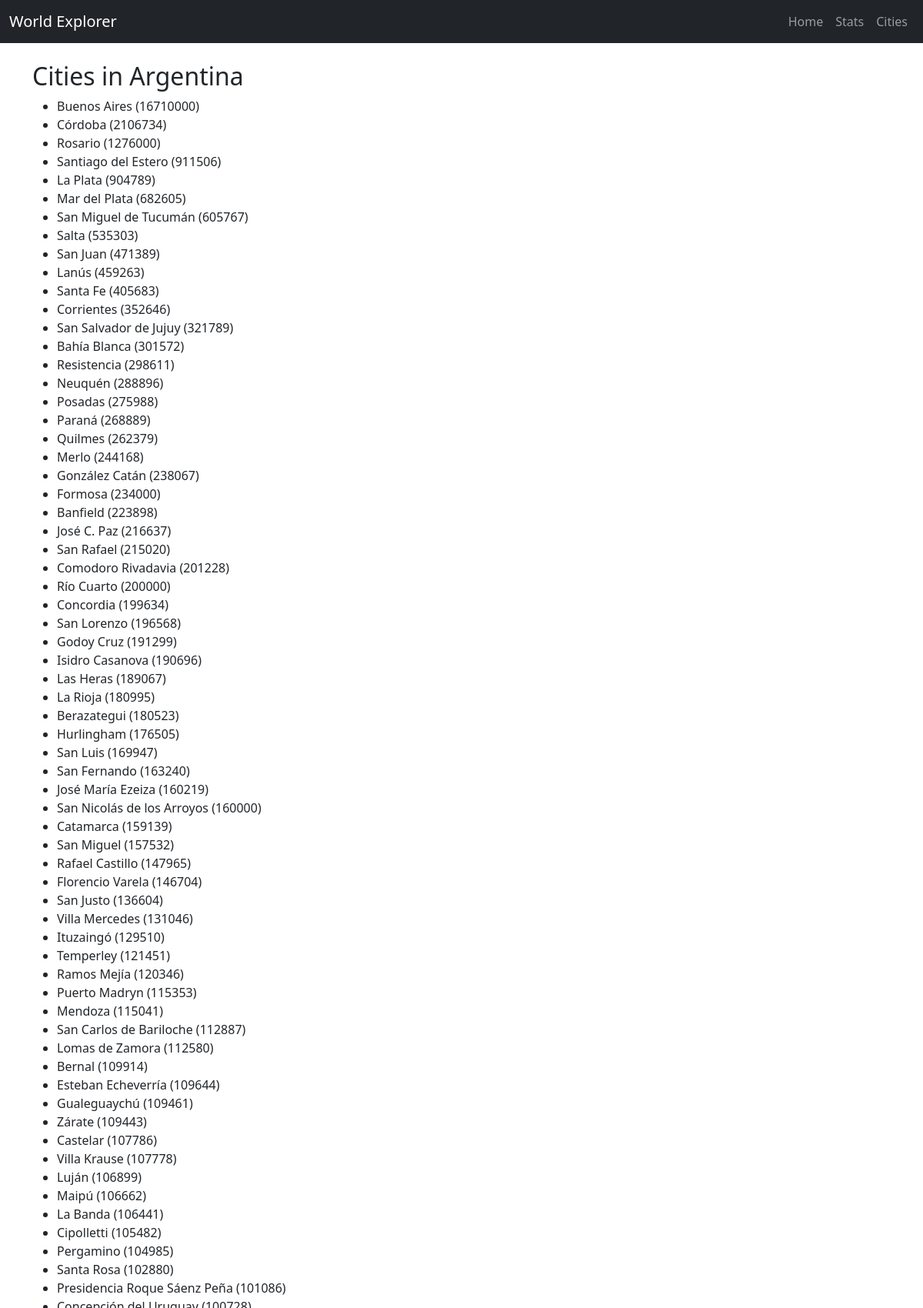
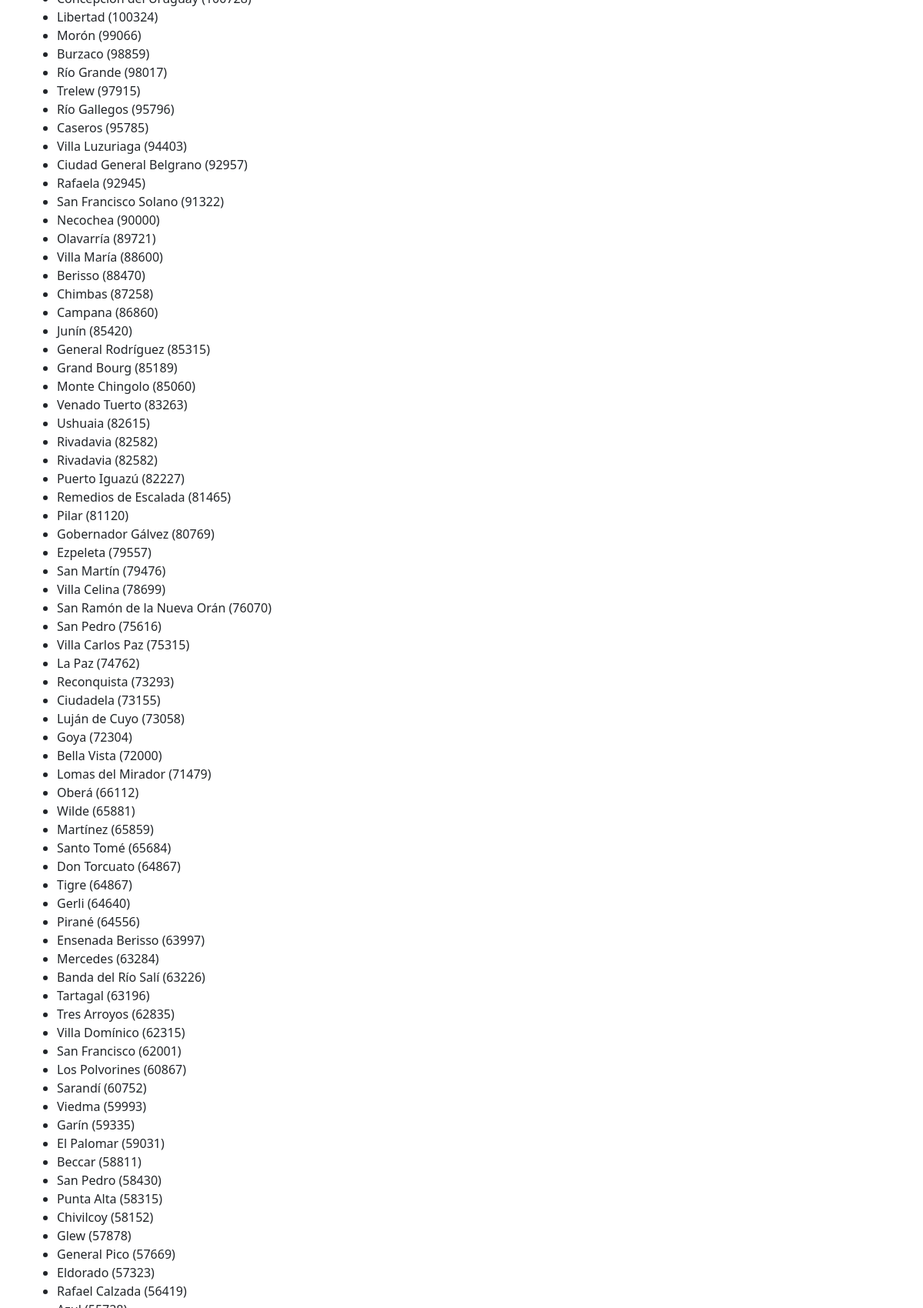
The page /country/15 (upper part) on the database its author committed (2 pictures, top to bottom).
### app/models.py (models this page shows)
class Country(db.Model):
    id = db.Column(db.Integer, primary_key=True)
    name = db.Column(db.String(100), unique=True, nullable=False)
    cities = db.relationship('City', backref='country', lazy=True)

class City(db.Model):
    id = db.Column(db.Integer, primary_key=True)
    name = db.Column(db.String(100), nullable=False)
    population = db.Column(db.Integer)
    country_id = db.Column(db.Integer, db.ForeignKey('country.id'), nullable=False)

### app/routes.py (the view)
@main.route('/country/<int:country_id>')
def country_detail(country_id):
    country = Country.query.get_or_404(country_id)
    return render_template('country.html', country=country)

### app/templates/country.html (shortened to what this page needs)
{% extends "base.html" %}
{% block content %}
<h2>Cities in {{ country.name }}</h2>
<ul>
    {% for city in country.cities %}
        <li>{{ city.name }}{% if city.population %} ({{ city.population }}){% endif %}</li>
    {% endfor %}
</ul>
{% endblock %}

### rows shown on the page
Country: name "Argentina"
City: name "Buenos Aires", population "16710000"
City: name "Córdoba", population "2106734"
City: name "Rosario", population "1276000"
City: name "Santiago del Estero", population "911506"
City: name "La Plata", population "904789"
City: name "Mar del Plata", population "682605"
City: name "San Miguel de Tucumán", population "605767"
City: name "Salta", population "535303"
City: name "San Juan", population "471389"
City: name "Lanús", population "459263"
City: name "Santa Fe", population "405683"
City: name "Corrientes", population "352646"
City: name "San Salvador de Jujuy", population "321789"
City: name "Bahía Blanca", population "301572"
City: name "Resistencia", population "298611"
City: name "Neuquén", population "288896"
City: name "Posadas", population "275988"
City: name "Paraná", population "268889"
City: name "Quilmes", population "262379"
City: name "Merlo", population "244168"
City: name "González Catán", population "238067"
City: name "Formosa", population "234000"
City: name "Banfield", population "223898"
City: name "José C. Paz", population "216637"
City: name "San Rafael", population "215020"
City: name "Comodoro Rivadavia", population "201228"
City: name "Río Cuarto", population "200000"
City: name "Concordia", population "199634"
City: name "San Lorenzo", population "196568"
City: name "Godoy Cruz", population "191299"
City: name "Isidro Casanova", population "190696"
City: name "Las Heras", population "189067"
City: name "La Rioja", population "180995"
City: name "Berazategui", population "180523"
City: name "Hurlingham", population "176505"
City: name "San Luis", population "169947"
City: name "San Fernando", population "163240"
City: name "José María Ezeiza", population "160219"
City: name "San Nicolás de los Arroyos", population "160000"

### other values the page prints
{{ city.name }} "Catamarca" "San Miguel" "Rafael Castillo" "Florencio Varela" "San Justo" "Villa Mercedes" "Ituzaingó" "Temperley" "Ramos Mejía" "Puerto Madryn" "Mendoza" "San Carlos de Bariloche" "Lomas de Zamora" "Bernal" "Esteban Echeverría" "Gualeguaychú" "Zárate" "Castelar" "Villa Krause" "Luján" "Maipú" "La Banda" "Cipolletti" "Pergamino" "Santa Rosa" "Presidencia Roque Sáenz Peña" "Concepción del Uruguay" "Libertad" "Morón" "Burzaco" "Río Grande" "Trelew" "Río Gallegos" "Caseros" "Villa Luzuriaga" "Ciudad General Belgrano" "Rafaela" "San Francisco Solano" "Necochea" "Olavarría" "Villa María" "Berisso" "Chimbas" "Campana" "Junín" "General Rodríguez" "Grand Bourg" "Monte Chingolo" "Venado Tuerto" "Ushuaia" "Rivadavia" "Rivadavia" "Puerto Iguazú" "Remedios de Escalada" "Pilar" "Gobernador Gálvez" "Ezpeleta" "San Martín" "Villa Celina" "San Ramón de la Nueva Orán" "San Pedro" "Villa Carlos Paz" "La Paz" "Reconquista" "Ciudadela" "Luján de Cuyo" "Goya" "Bella Vista" "Lomas del Mirador" "Oberá" "Wilde" "Martínez" "Santo Tomé" "Don Torcuato" "Tigre" "Gerli" "Pirané" "Ensenada Berisso" "Mercedes" "Banda del Río Salí" "Tartagal" "Tres Arroyos" "Villa Domínico" "San Francisco" "Los Polvorines" "Sarandí" "Viedma" "Garín" "El Palomar" "Beccar" "San Pedro" "Punta Alta" "Chivilcoy" "Glew" "General Pico" "Eldorado" "Rafael Calzada"
{{ city.population }} "159139" "157532" "147965" "146704" "136604" "131046" "129510" "121451" "120346" "115353" "115041" "112887" "112580" "109914" "109644" "109461" "109443" "107786" "107778" "106899" "106662" "106441" "105482" "104985" "102880" "101086" "100728" "100324" "99066" "98859" "98017" "97915" "95796" "95785" "94403" "92957" "92945" "91322" "90000" "89721" "88600" "88470" "87258" "86860" "85420" "85315" "85189" "85060" "83263" "82615" "82582" "82582" "82227" "81465" "81120" "80769" "79557" "79476" "78699" "76070" "75616" "75315" "74762" "73293" "73155" "73058" "72304" "72000" "71479" "66112" "65881" "65859" "65684" "64867" "64867" "64640" "64556" "63997" "63284" "63226" "63196" "62835" "62315" "62001" "60867" "60752" "59993" "59335" "59031" "58811" "58430" "58315" "58152" "57878" "57669" "57323" "56419"
